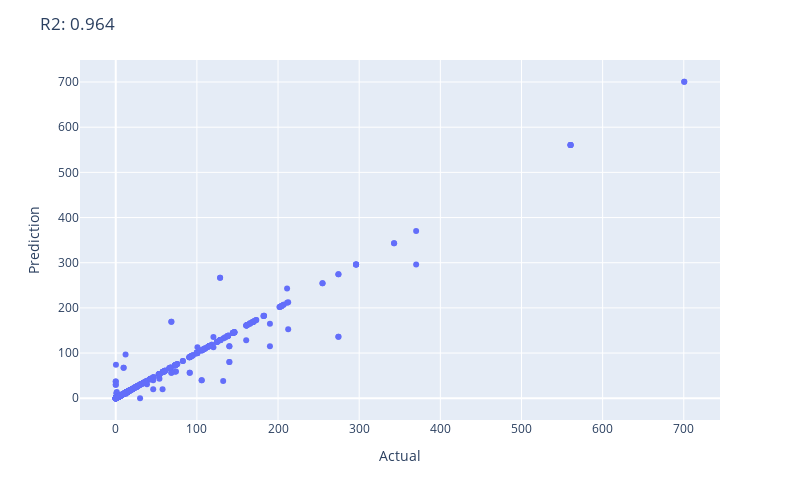

Write notebook code for a chart like this one.
### Code cell
fig = px.scatter(x=y, y=pred, hover_name=labels,
                 labels={
                     "y": "Prediction",
                     "x": "Actual"
                 })
fig.update_layout(
  autosize=False,
  width=800,
  height=500,
  title='R2: {:.3f}'.format(r2_score(y, pred))
  )

### Figure 1 — Plotly figure (JSON) as saved in the notebook; plotly's stock layout.template omitted (floating-point values rounded to 4 significant figures; data arrays with more than 128 entries replaced by an {"elided": "..."} marker saying what was removed)
{"data": [{"hoverlabel": {"namelength": 0}, "hovertemplate": "<b>%{hovertext}</b><br><br>Actual=%{x}<br>Prediction=%{y}", "hovertext": {"elided": "696 str values"}, "legendgroup": "", "marker": {"color": "#636efa", "symbol": "circle"}, "mode": "markers", "name": "", "showlegend": false, "type": "scatter", "x": {"elided": "696 float values"}, "xaxis": "x", "y": {"elided": "696 float values"}, "yaxis": "y"}], "layout": {"autosize": false, "height": 500, "legend": {"tracegroupgap": 0}, "margin": {"t": 60}, "title": {"text": "R2: 0.964"}, "width": 800, "xaxis": {"anchor": "y", "domain": [0, 1], "title": {"text": "Actual"}}, "yaxis": {"anchor": "x", "domain": [0, 1], "title": {"text": "Prediction"}}}}
